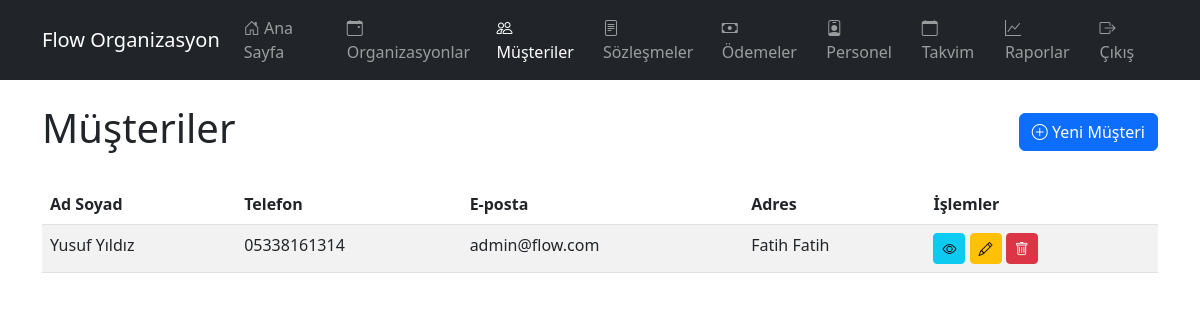
The page /musteriler.php (signed in) on the database its author committed.
### tables this page shows
CREATE TABLE `musteriler` (
  `id` int(11) NOT NULL,
  `ad_soyad` varchar(100) NOT NULL,
  `telefon` varchar(20) NOT NULL,
  `email` varchar(100) DEFAULT NULL,
  `tc_no` varchar(11) DEFAULT NULL,
  `adres` text DEFAULT NULL,
  `notlar` text DEFAULT NULL,
  `olusturma_tarihi` timestamp NOT NULL DEFAULT current_timestamp()
);

### musteriler.php (the view, shortened to what this page needs)
<?php
require_once 'config.php';
$stmt = $db->query("SELECT * FROM musteriler ORDER BY ad_soyad");
$musteriler = $stmt->fetchAll(PDO::FETCH_ASSOC);
?>
<!DOCTYPE html>
<html lang="tr">
<head>
    <link href="https://cdn.jsdelivr.net/npm/bootstrap@5.3.0/dist/css/bootstrap.min.css" rel="stylesheet">
    <link href="https://cdn.jsdelivr.net/npm/bootstrap-icons@1.7.2/font/bootstrap-icons.css" rel="stylesheet">
</head>
<body>
    <?php include 'navbar.php'; ?>
    <div class="container mt-4">
        <div class="d-flex justify-content-between align-items-center mb-4">
            <h1>Müşteriler</h1>
            <button type="button" class="btn btn-primary" data-bs-toggle="modal" data-bs-target="#musteriEkleModal">
                <i class="bi bi-plus-circle"></i> Yeni Müşteri
            </button>
        </div>
        <div class="table-responsive">
            <table class="table table-striped table-hover">
                <thead>
                    <tr>
                        <th>Ad Soyad</th>
                        <th>Telefon</th>
                        <th>E-posta</th>
                        <th>Adres</th>
                        <th>İşlemler</th>
                    </tr>
                </thead>
                <tbody>
                    <?php foreach ($musteriler as $musteri): ?>
                        <tr>
                            <td><?php echo htmlspecialchars($musteri['ad_soyad']); ?></td>
                            <td><?php echo htmlspecialchars($musteri['telefon']); ?></td>
                            <td><?php echo htmlspecialchars($musteri['email']); ?></td>
                            <td><?php echo htmlspecialchars($musteri['adres']); ?></td>
                            <td>
                                <button type="button" class="btn btn-sm btn-info" onclick="musteriDetay(<?php echo $musteri['id']; ?>)">
                                    <i class="bi bi-eye"></i>
                                </button>
                                <button type="button" class="btn btn-sm btn-warning" onclick="musteriDuzenle(<?php echo $musteri['id']; ?>)">
                                    <i class="bi bi-pencil"></i>
                                </button>
                                <button type="button" class="btn btn-sm btn-danger" onclick="musteriSil(<?php echo $musteri['id']; ?>)">
                                    <i class="bi bi-trash"></i>
                                </button>
                            </td>
                        </tr>
                    <?php endforeach; ?>
                </tbody>
            </table>
        </div>
    </div>
</body>
</html>

### rows shown on the page
musteriler: ad_soyad "Yusuf Yıldız", telefon "05338161314", email "admin@flow.com", adres "Fatih Fatih"
